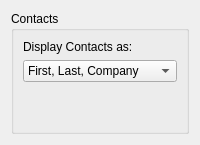
       <widget class="QWidget" name="pageContacts">
        <layout class="QGridLayout" name="gridLayout_22">
         <item row="0" column="0">
          <widget class="QGroupBox" name="groupBox_7">
           <property name="title">
            <string>Contacts</string>
           </property>
           <layout class="QGridLayout" name="gridLayout_25">
            <item row="2" column="0" colspan="2">
             <spacer name="verticalSpacer_7">
              <property name="orientation">
               <enum>Qt::Vertical</enum>
              </property>
              <property name="sizeHint" stdset="0">
               <size>
                <width>20</width>
                <height>40</height>
               </size>
              </property>
             </spacer>
            </item>
            <item row="0" column="0" colspan="2">
             <widget class="QLabel" name="label_5">
              <property name="text">
               <string>Display Contacts as:</string>
              </property>
              <property name="wordWrap">
               <bool>true</bool>
              </property>
             </widget>
            </item>
            <item row="1" column="0" colspan="2">
             <widget class="StyledComboBox" name="cbDisplayContOrder">
              <item>
               <property name="text">
                <string>First, Last, Company</string>
               </property>
              </item>
              <item>
               <property name="text">
                <string>Last, First, Company</string>
               </property>
              </item>
              <item>
               <property name="text">
                <string>Company, First, Last</string>
               </property>
              </item>
              <item>
               <property name="text">
                <string>Company, Last, First</string>
               </property>
              </item>
             </widget>
            </item>
           </layout>
          </widget>
         </item>
        </layout>
       </widget>
